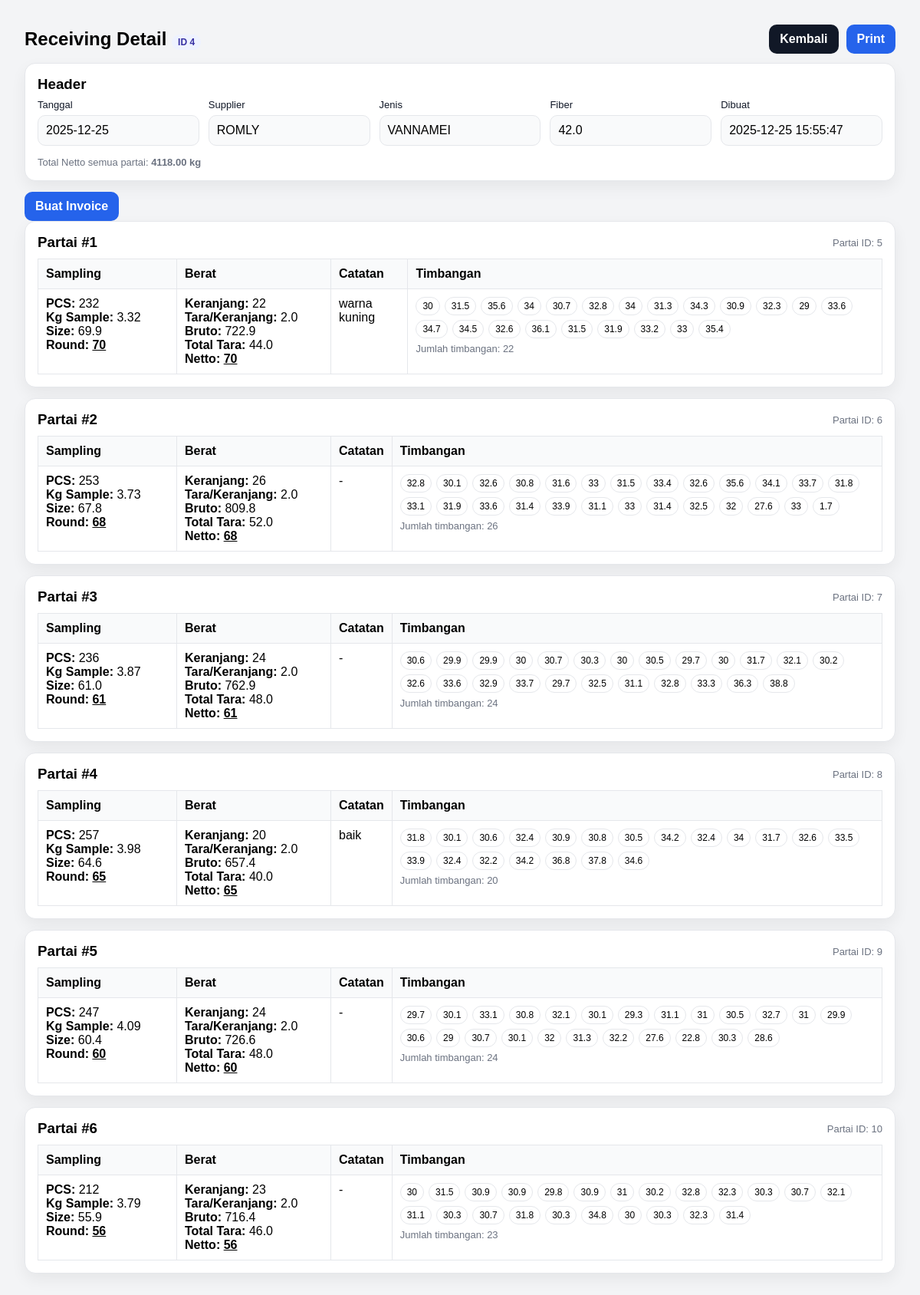
The app's page /receiving/4 (signed in) with its own data.
### tables this page shows
CREATE TABLE receiving_header (
            id INTEGER PRIMARY KEY AUTOINCREMENT,
            tanggal TEXT NOT NULL,
            supplier TEXT NOT NULL,
            jenis TEXT,
            fiber REAL,
            created_at TEXT DEFAULT (datetime('now','localtime'))
        );

CREATE TABLE receiving_partai (
            id INTEGER PRIMARY KEY AUTOINCREMENT,
            header_id INTEGER NOT NULL,
            partai_no INTEGER NOT NULL,
            pcs INTEGER,
            kg_sample REAL,
            size REAL,
            round_size INTEGER,
            keranjang INTEGER,
            tara_per_keranjang REAL,
            bruto REAL,
            total_tara REAL,
            netto REAL,
            note TEXT,
            timbangan_json TEXT,
            FOREIGN KEY(header_id) REFERENCES receiving_header(id)
        );

### app.py (the view)
@app.route("/receiving/<int:header_id>")
def receiving_detail(header_id):
    if "user" not in session:
        return redirect(url_for("login"))
    conn = get_conn()
    header = conn.execute(
        "SELECT * FROM receiving_header WHERE id = ?",
        (header_id,)
    ).fetchone()
    if not header:
        conn.close()
        return "Data receiving tidak ditemukan", 404
    partai_rows = conn.execute("""
        SELECT * FROM receiving_partai
        WHERE header_id = ?
        ORDER BY partai_no ASC, id ASC
    """, (header_id,)).fetchall()
    conn.close()
    partai = []
    for r in partai_rows:
        d = dict(r)
        try:
            d["timbangan"] = json.loads(d.get("timbangan_json") or "[]")
        except:
            d["timbangan"] = []
        partai.append(d)
    total_netto = sum([(p.get("netto") or 0) for p in partai])
    return render_template(
        "receiving_detail.html",
        header=dict(header),
        partai=partai,
        total_netto=total_netto
    )

### db.py (called while the page is built)
def get_conn():
    conn = sqlite3.connect(DB_NAME)
    conn.row_factory = sqlite3.Row
    return conn

### templates/receiving_detail.html (shortened to what this page needs)
<!doctype html>
<html lang="id">
<head>
</head>
<body>
  <div class="top">
    <div>
      <h2>Receiving Detail <span class="pill">ID {{ header["id"] }}</span></h2>
    </div>
    <div style="display:flex; gap:10px;">
      <a class="btn btn-secondary" href="/receiving/list">Kembali</a>
      <a class="btn btn-primary" href="#" onclick="window.print(); return false;">Print</a>
    </div>
  </div>
  <div class="card">
    <h3>Header</h3>
    <div class="grid">
      <div class="field">
        <label>Tanggal</label>
        <div class="val">{{ header["tanggal"] }}</div>
      </div>
      <div class="field">
        <label>Supplier</label>
        <div class="val">{{ header["supplier"] }}</div>
      </div>
      <div class="field">
        <label>Jenis</label>
        <div class="val">{{ header["jenis"] or "-" }}</div>
      </div>
      <div class="field">
        <label>Fiber</label>
        <div class="val">{{ header["fiber"] if header["fiber"] is not none else "-" }}</div>
      </div>
      <div class="field">
        <label>Dibuat</label>
        <div class="val">{{ header["created_at"] or "-" }}</div>
      </div>
    </div>
    <div class="muted" style="margin-top:14px;">
      Total Netto semua partai: <b>{{ "%.2f"|format(total_netto) }} kg</b>
    </div>
  </div>
<a class="btn btn-primary" href="/invoice/new/{{ header['id'] }}">Buat Invoice</a>
  {% for p in partai %}
  <div class="card">
    <div style="display:flex; justify-content:space-between; align-items:center; gap:10px;">
      <h3 style="margin:0;">Partai #{{ p["partai_no"] }}</h3>
      <div class="muted">Partai ID: {{ p["id"] }}</div>
    </div>
    <table>
      <thead>
        <tr>
          <th style="width:160px;">Sampling</th>
          <th style="width:180px;">Berat</th>
          <th>Catatan</th>
          <th>Timbangan</th>
        </tr>
      </thead>
      <tbody>
        <tr>
          <td>
            <div><b>PCS:</b> {{ p["pcs"] if p["pcs"] is not none else "-" }}</div>
            <div><b>Kg Sample:</b> {{ p["kg_sample"] if p["kg_sample"] is not none else "-" }}</div>
            <div><b>Size:</b> {{ p["size"] if p["size"] is not none else "-" }}</div>
            <div><b>Round:</b> <span style="font-weight:700; text-decoration: underline;">
                    {{ p["round_size"] if p["round_size"] is not none else "-" }}
                      </span>
            </div>
          </td>
          <td>
            <div><b>Keranjang:</b> {{ p["keranjang"] if p["keranjang"] is not none else "-" }}</div>
            <div><b>Tara/Keranjang:</b> {{ p["tara_per_keranjang"] if p["tara_per_keranjang"] is not none else "-" }}</div>
            <div><b>Bruto:</b> {{ p["bruto"] if p["bruto"] is not none else "-" }}</div>
            <div><b>Total Tara:</b> {{ p["total_tara"] if p["total_tara"] is not none else "-" }}</div>
            <div><b>Netto:</b> <b><span style="font-weight:700; text-decoration: underline;">
                    {{ p["round_size"] if p["round_size"] is not none else "-" }}
                      </span></b></div>
          </td>
          <td>
            {{ p["note"] or "-" }}
          </td>
          <td>
            {% if p["timbangan"] and p["timbangan"]|length > 0 %}
              <div class="chips">
                {% for t in p["timbangan"] %}
                  <span class="chip">{{ t }}</span>
                {% endfor %}
              </div>
              <div class="muted" style="margin-top:6px;">
                Jumlah timbangan: {{ p["timbangan"]|length }}
              </div>
            {% else %}
              -
            {% endif %}
          </td>
        </tr>
      </tbody>
    </table>
  </div>
  {% endfor %}
</body>
</html>

### templates/receiving_detail.html (style rules this page uses)
body { font-family: Arial, sans-serif; padding: 24px; background:#f3f4f6; }
.top { display:flex; justify-content:space-between; align-items:center; gap:12px; margin-bottom:12px; }
.btn { padding: 10px 14px; border: 0; border-radius: 10px; cursor: pointer; font-weight: 600; text-decoration:none; display:inline-block; }
.btn-primary { background: #2563eb; color: white; }
.btn-secondary { background: #111827; color: white; }
.card { background:white; border:1px solid #e5e7eb; border-radius:14px; padding:16px; box-shadow: 0 8px 20px rgba(0,0,0,0.06); margin-bottom:14px; }
.grid { display:grid; grid-template-columns: repeat(5, minmax(0,1fr)); gap:12px; }
.field { display:flex; flex-direction:column; gap:6px; }
label { font-size: 13px; color:#111827; }
.val { padding: 10px; border: 1px solid #e5e7eb; border-radius: 10px; background:#f9fafb; }
h2 { margin:0; }
h3 { margin:0 0 8px 0; }
table { width: 100%; border-collapse: collapse; margin-top: 10px; }
th, td { border: 1px solid #e5e7eb; padding: 10px; text-align: left; vertical-align: top; }
th { background:#f9fafb; }
.muted { color:#6b7280; font-size:13px; }
.pill { display:inline-block; font-size:12px; padding:3px 8px; border-radius:999px; background:#eef2ff; color:#3730a3; }
.chips { display:flex; flex-wrap:wrap; gap:6px; }
.chip { font-size:12px; padding:4px 8px; border:1px solid #e5e7eb; border-radius:999px; background:white; }

### records on screen
receiving_header: id "4", tanggal "2025-12-25", supplier "ROMLY", jenis "VANNAMEI", fiber "42.0", created_at "2025-12-25 15:55:47"
receiving_partai: partai_no "1", id "5", pcs "232", kg_sample "3.32", size "69.9", round_size "70", keranjang "22", tara_per_keranjang "2.0", bruto "722.9", total_tara "44.0", note "warna kuning", t "30" "31.5" "35.6" "34" "30.7" "32.8" "34" "31.3" "34.3" "30.9" "32.3" "29" "33.6" "34.7" "34.5" "32.6" "36.1" "31.5" "31.9" "33.2" "33" "35.4", timbangan|length "22"
receiving_partai: partai_no "2", id "6", pcs "253", kg_sample "3.73", size "67.8", round_size "68", keranjang "26", tara_per_keranjang "2.0", bruto "809.8", total_tara "52.0", note "-", t "32.8" "30.1" "32.6" "30.8" "31.6" "33" "31.5" "33.4" "32.6" "35.6" "34.1" "33.7" "31.8" "33.1" "31.9" "33.6" "31.4" "33.9" "31.1" "33" "31.4" "32.5" "32" "27.6" "33" "1.7", timbangan|length "26"
receiving_partai: partai_no "3", id "7", pcs "236", kg_sample "3.87", size "61.0", round_size "61", keranjang "24", tara_per_keranjang "2.0", bruto "762.9", total_tara "48.0", note "-", t "30.6" "29.9" "29.9" "30" "30.7" "30.3" "30" "30.5" "29.7" "30" "31.7" "32.1" "30.2" "32.6" "33.6" "32.9" "33.7" "29.7" "32.5" "31.1" "32.8" "33.3" "36.3" "38.8", timbangan|length "24"
receiving_partai: partai_no "4", id "8", pcs "257", kg_sample "3.98", size "64.6", round_size "65", keranjang "20", tara_per_keranjang "2.0", bruto "657.4", total_tara "40.0", note "baik", t "31.8" "30.1" "30.6" "32.4" "30.9" "30.8" "30.5" "34.2" "32.4" "34" "31.7" "32.6" "33.5" "33.9" "32.4" "32.2" "34.2" "36.8" "37.8" "34.6", timbangan|length "20"
receiving_partai: partai_no "5", id "9", pcs "247", kg_sample "4.09", size "60.4", round_size "60", keranjang "24", tara_per_keranjang "2.0", bruto "726.6", total_tara "48.0", note "-", t "29.7" "30.1" "33.1" "30.8" "32.1" "30.1" "29.3" "31.1" "31" "30.5" "32.7" "31" "29.9" "30.6" "29" "30.7" "30.1" "32" "31.3" "32.2" "27.6" "22.8" "30.3" "28.6", timbangan|length "24"
receiving_partai: partai_no "6", id "10", pcs "212", kg_sample "3.79", size "55.9", round_size "56", keranjang "23", tara_per_keranjang "2.0", bruto "716.4", total_tara "46.0", note "-", t "30" "31.5" "30.9" "30.9" "29.8" "30.9" "31" "30.2" "32.8" "32.3" "30.3" "30.7" "32.1" "31.1" "30.3" "30.7" "31.8" "30.3" "34.8" "30" "30.3" "32.3" "31.4", timbangan|length "23"

### other values on screen
{{ "%.2f"|format(total_netto) }} "4118.00"
